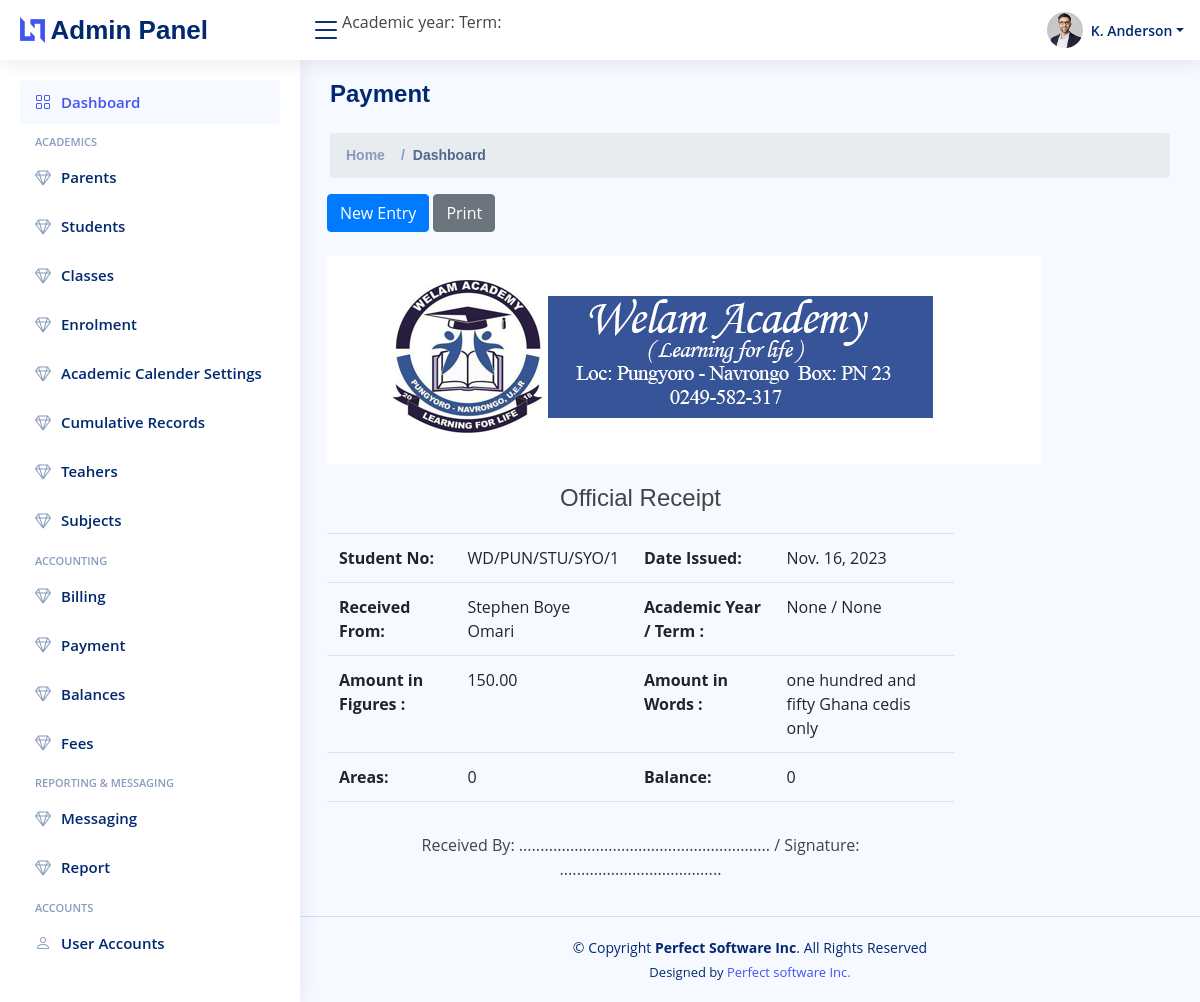
The app's page /dashboard/payment/receipt/6, older data.
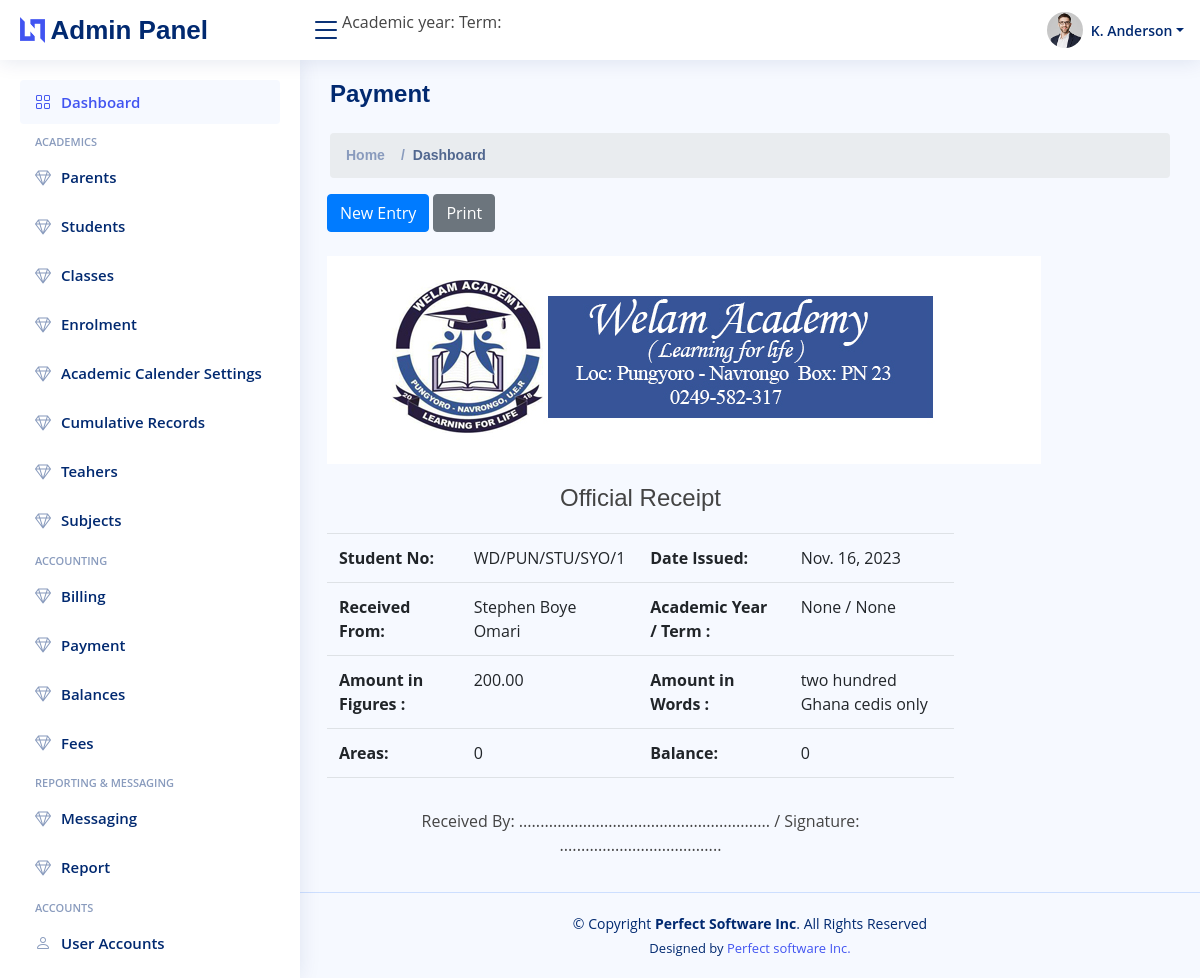
The same page, newer data.
### payments/models.py (models this page shows)
class Payments (models.Model):
    paymentNo = models.CharField(max_length=20, unique= True)
    student = models.ForeignKey(to = Students, on_delete= models.CASCADE)
    amount = models.DecimalField(decimal_places= 2, max_digits=10000, null=True)
    year = models.PositiveIntegerField(null=True)
    term = models.PositiveIntegerField(null=True)
    createdAt = models.DateField(max_length = 30, default=datetime.date.today)
    updatedAt = models.DateField(max_length = 30, default=datetime.date.today)

### payments/views.py (the view)
# urls.py: path("dashboard/payment/receipt/<int:id>", views.receipt),
def receipt(request,id):
    totalPayment = 0;
    totalBill = 0
    student =  Payments.objects.filter(id = id).first().student
    payments = Payments.objects.filter(student = student ,year = request.session.get('year'), term = request.session.get('term')).all()
    for payment in payments:
        totalPayment += payment.amount
    bills = Bills.objects.filter(student = student , year = request.session.get('year'), term = request.session.get('term')).all()
    for bill in bills:
        totalBill += bill.amount
    areas = totalBill - totalPayment
    balance = totalBill - totalPayment
    if areas < 0:
        areas = 0
        balance = balance
    else:
        areas = areas
        balance = 0
    return render(request,"paymentreceipt.html",{'term':request.session.get('term'),"year":request.session.get('year'),'student':student,"payment" : Payments.objects.filter(id = id).first(),"word":num2words(Payments.objects.filter(id = id).first().amount),"areas":areas,"balance":balance})

### payments/templates/paymentreceipt.html (shortened to what this page needs)
{% extends 'dashboard.html' %}
{%load static%}
{%block pagetitle%}
<h1>Payment</h1><br>
{%endblock%}
{%block body%}
<section>
    <div class="row">
        <div class="col-md-12">
            {%include 'paymentheader.html'%}
        </div><br>
        <div class="col-md-9" id="paymentreceiptsection" style="background-color: #f6f9ff;">
            <center>
            <div>
                <img src="{% static 'assets/img/receiptheader.jpg' %}" alt="">
                <h4 style="margin:20px;"> Official Receipt</h4>
            </div>
                <table class="table">
                    <tr>
                        <th>Student No:</th>
                        <td>{{student.studentNo}}</td>
                        <th>Date Issued:</th>
                        <td>{{student.createdAt}}</td>
                    </tr>
                    <tr>
                        <th>Received From:</th>
                        <td>{{student.parentId.fatherName}}</td>
                        <th>Academic Year / Term :</th>
                        <td>{{year}} / {{term}}</td>
                    </tr>
                    <tr>
                        <th>Amount in Figures :</th>
                        <td>{{payment.amount}}</td>
                        <th>Amount in Words :</th>
                        <td>{{word}} Ghana cedis only</td>
                    </tr>
                    <tr>
                        <th>Areas:</th>
                        <td>{{areas}}</td>
                        <th>Balance: </th>
                        <td>{{balance}}</td>
                    </tr>
            </table>
            <div id="signatures" style="display: inline;">
                <p style="float: right; margin: 15px;">Received By: ...........................................................  / Signature: ......................................</p>
              </div>
          </div>
    </div>
</section>
{%endblock%}

Row changes from the older to the newer data that the page shows:
changed Payments: amount "150.00" → "200.00"
Text that changed along with them:
{{ word }}: "one hundred and fifty" → "two hundred"
